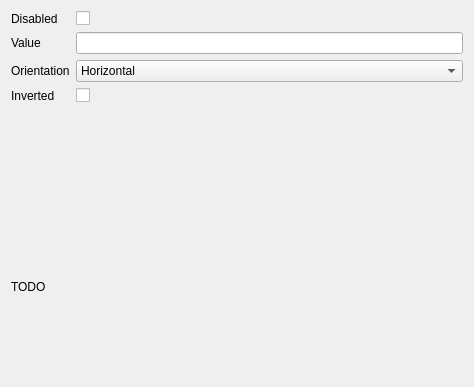
<?xml version="1.0" encoding="UTF-8"?>
<ui version="4.0">
 <class>SliderSettingsForm</class>
 <widget class="QWidget" name="SliderSettingsForm">
  <property name="geometry">
   <rect>
    <x>0</x>
    <y>0</y>
    <width>474</width>
    <height>387</height>
   </rect>
  </property>
  <property name="windowTitle">
   <string>Form</string>
  </property>
  <layout class="QGridLayout" name="gridLayout">
   <item row="0" column="0">
    <layout class="QFormLayout" name="formLayout">
     <item row="0" column="0">
      <widget class="QLabel" name="disabledLabel">
       <property name="text">
        <string>Disabled</string>
       </property>
      </widget>
     </item>
     <item row="0" column="1">
      <widget class="QCheckBox" name="disabledCheckBox"/>
     </item>
     <item row="1" column="0">
      <widget class="QLabel" name="valueLabel">
       <property name="text">
        <string>Value</string>
       </property>
      </widget>
     </item>
     <item row="1" column="1">
      <widget class="QLineEdit" name="valueLineEdit"/>
     </item>
     <item row="2" column="0">
      <widget class="QLabel" name="orientationLabel">
       <property name="text">
        <string>Orientation</string>
       </property>
      </widget>
     </item>
     <item row="2" column="1">
      <widget class="QComboBox" name="orientationComboBox">
       <item>
        <property name="text">
         <string>Horizontal</string>
        </property>
       </item>
       <item>
        <property name="text">
         <string>Vertical</string>
        </property>
       </item>
      </widget>
     </item>
     <item row="3" column="0">
      <widget class="QLabel" name="invertedLabel">
       <property name="text">
        <string>Inverted</string>
       </property>
      </widget>
     </item>
     <item row="3" column="1">
      <widget class="QCheckBox" name="invertedCheckBox"/>
     </item>
    </layout>
   </item>
   <item row="1" column="0">
    <widget class="QLabel" name="label">
     <property name="text">
      <string>TODO</string>
     </property>
    </widget>
   </item>
  </layout>
 </widget>
 <resources/>
 <connections/>
</ui>
